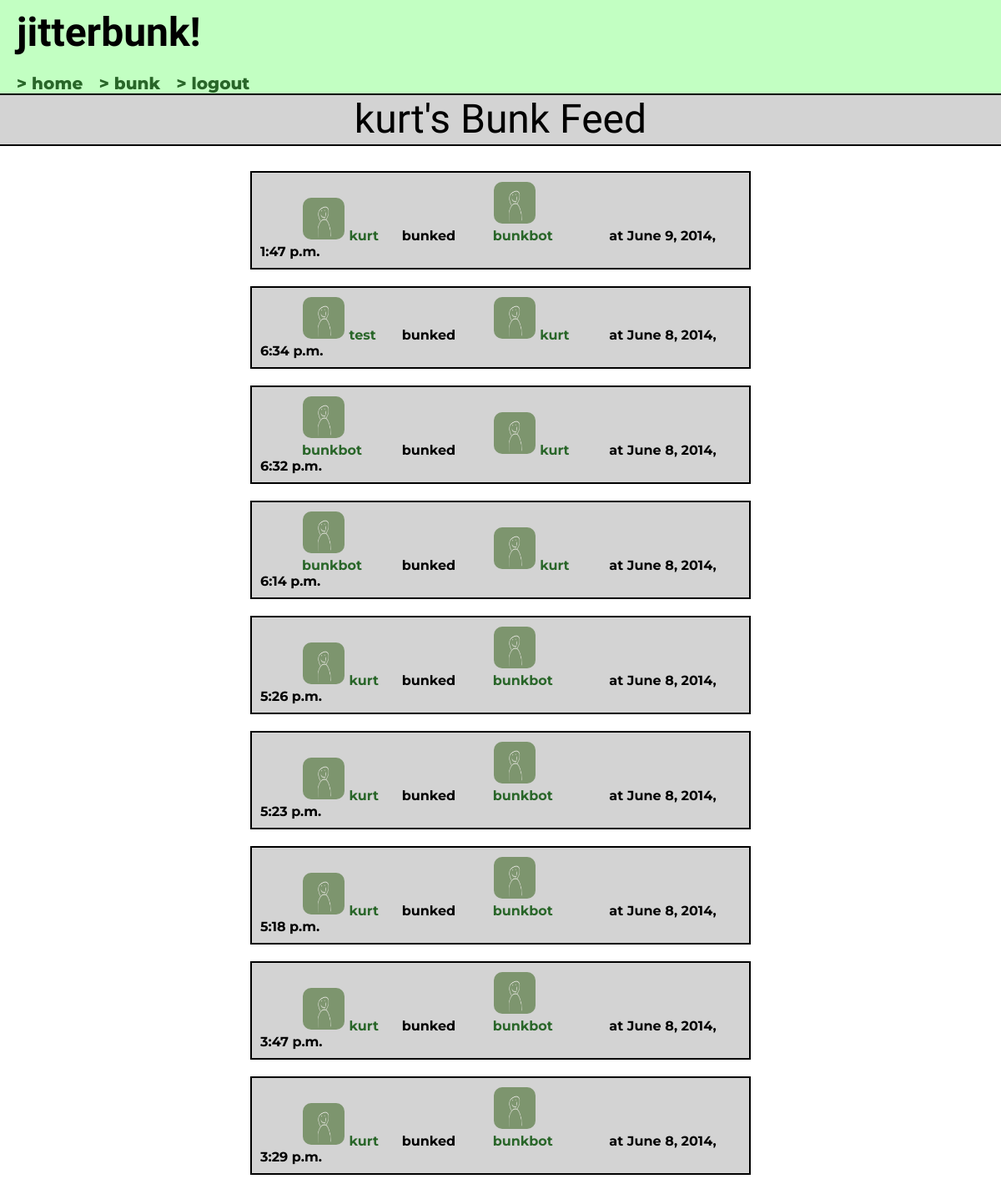
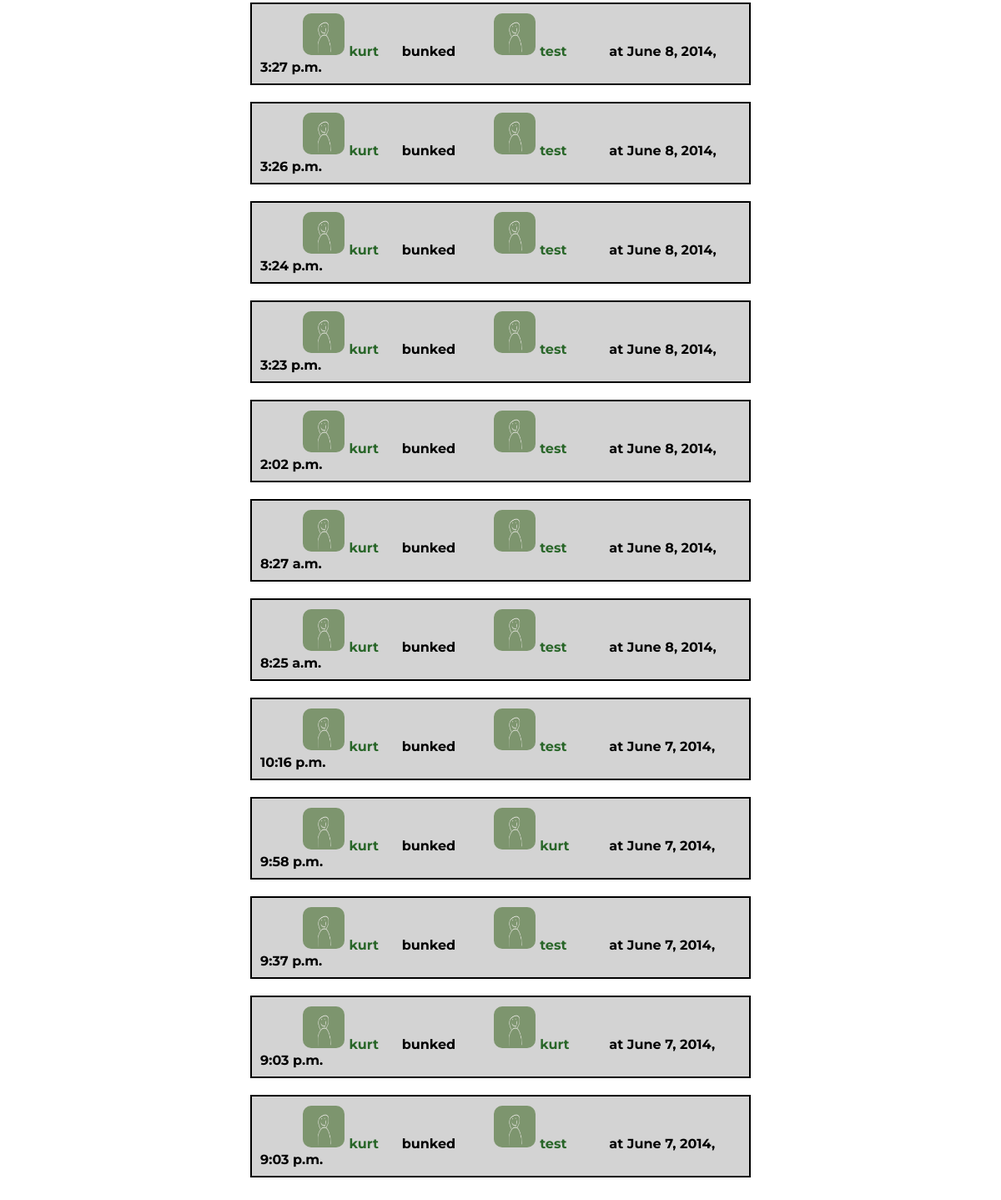
/1/ (signed in), run on the app's committed database (2 pictures, top to bottom).
### bunk/models.py (models this page shows)
class Bunk(models.Model):
    from_user = models.ForeignKey(User, related_name='from_user')
    to_user = models.ForeignKey(User, related_name='to_user')
    time = models.DateTimeField('date bunked')

### bunk/views.py (the view)
# urls.py: url(r'^(?P<user_id>\d+)/$', views.user_detail, name='user_detail'),
@login_required(redirect_field_name='')
def user_detail(request, user_id):
    user_id = int(user_id)
    view_user = User.objects.get(pk=user_id)
    logged_in = request.user.is_authenticated()
    user_bunks = []
    bunks = Bunk.objects.all().order_by('-time')
    for bunk in bunks:
        if (bunk.from_user.id == user_id) or (bunk.to_user.id == user_id):
            user_bunks.append(bunk)
    context = {'user': view_user, 'bunk_list': user_bunks,
               'logged_in': logged_in}
    return render(request, 'bunk/user_detail.html', context)

### bunk/templates/bunk/user_detail.html (shortened to what this page needs)
{% extends "base.html" %}
{% block content %}
  <div class="heading">
    <h1> {{ user }}'s Bunk Feed </h1>
  </div>
<div class="wrapper">
  <ul class="bunk_list">
  {% if bunk_list %}
    {% for bunk in bunk_list %}
    <div class="bunkli">
      {% load staticfiles %}
      <div class="from_user">
        <a href="/bunks/{{bunk.from_user.id}}">
        <img class="bunk-photo" src="{% static "img/filler_photo.png" %}"/>
        {{ bunk.from_user }}
        </a>
      </div>
      bunked
      <div class="to_user">
        <a href="/bunks/{{bunk.to_user.id}}">
        <img class="bunk-photo" src="{% static "img/filler_photo.png" %}"/>
        {{ bunk.to_user }}
        </a>
      </div>
      at {{ bunk.time }}
    </div>
    {% endfor %}
  </ul>
  </div>
  {% else %}
    <p>No bunks are available.</p>
  {% endif %}
{% endblock %}

### bunk/static/bunk/style.css (style rules this page uses)
body { font-family: 'Montserrat', sans-serif; font-weight: bold; margin: 0; }
.wrapper { margin: 10px auto; width: 50%; padding: 0 50px 50px 50px; }
a { text-decoration: none; color: #296629; }
img { max-width: 100%; }
h1 { margin: 0 0 1em 0; }
.heading { margin: 0 auto; width: 100%; border-top: 2px solid black; border-bottom: 2px solid black; }
.heading h1 { text-align: center; background-color: #d3d3d3; padding: 10px; }
h1 { font-family: 'Oxygen', sans-serif; margin: 0; font-size: 3em; font-weight: lighter; line-height: 0.8em; }
.bunk_list { margin: 0; padding: 20px 0; }
.bunkli { background-color: #d3d3d3; padding: 10px; border: 2px solid black; margin: 0 0 20px 0; }
.bunk-photo { display: inline-block; max-width: 50px; height: 50px; width: 50px; margin: 1px; border-radius: 10px; }
.from_user { width: 20%; margin-left: 50px; display: inline-block; }
.to_user { width: 20%; margin-left: 40px; margin-right: 20px; display: inline-block; }
a, a:visited { color: #296629; }

### data on the page
Bunk: from_user "kurt", to_user "bunkbot", time "June 9, 2014, 1:47 p.m."
Bunk: from_user "test", to_user "kurt", time "June 8, 2014, 6:34 p.m."
Bunk: from_user "bunkbot", to_user "kurt", time "June 8, 2014, 6:32 p.m."
Bunk: from_user "bunkbot", to_user "kurt", time "June 8, 2014, 6:14 p.m."
Bunk: from_user "kurt", to_user "bunkbot", time "June 8, 2014, 5:26 p.m."
Bunk: from_user "kurt", to_user "bunkbot", time "June 8, 2014, 5:23 p.m."
Bunk: from_user "kurt", to_user "bunkbot", time "June 8, 2014, 5:18 p.m."
Bunk: from_user "kurt", to_user "bunkbot", time "June 8, 2014, 3:47 p.m."
Bunk: from_user "kurt", to_user "bunkbot", time "June 8, 2014, 3:29 p.m."
Bunk: from_user "kurt", to_user "test", time "June 8, 2014, 3:27 p.m."
Bunk: from_user "kurt", to_user "test", time "June 8, 2014, 3:26 p.m."
Bunk: from_user "kurt", to_user "test", time "June 8, 2014, 3:24 p.m."
Bunk: from_user "kurt", to_user "test", time "June 8, 2014, 3:23 p.m."
Bunk: from_user "kurt", to_user "test", time "June 8, 2014, 2:02 p.m."
Bunk: from_user "kurt", to_user "test", time "June 8, 2014, 8:27 a.m."
Bunk: from_user "kurt", to_user "test", time "June 8, 2014, 8:25 a.m."
Bunk: from_user "kurt", to_user "test", time "June 7, 2014, 10:16 p.m."
Bunk: from_user "kurt", to_user "kurt", time "June 7, 2014, 9:58 p.m."
Bunk: from_user "kurt", to_user "test", time "June 7, 2014, 9:37 p.m."
Bunk: from_user "kurt", to_user "kurt", time "June 7, 2014, 9:03 p.m."
Bunk: from_user "kurt", to_user "test", time "June 7, 2014, 9:03 p.m."

### other printed values
{{ user }} "kurt"
